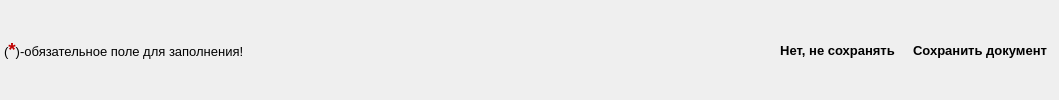
    <widget class="QWidget" name="widget" native="true">
     <property name="sizePolicy">
      <sizepolicy hsizetype="Preferred" vsizetype="Fixed">
       <horstretch>0</horstretch>
       <verstretch>0</verstretch>
      </sizepolicy>
     </property>
     <property name="styleSheet">
      <string notr="true">QWidget#widget
{
	border-top: 1px solid gray;
}</string>
     </property>
     <layout class="QGridLayout" name="gridLayout_3">
      <property name="margin">
       <number>4</number>
      </property>
      <property name="spacing">
       <number>2</number>
      </property>
      <item row="0" column="1">
       <spacer name="horizontalSpacer_2">
        <property name="orientation">
         <enum>Qt::Horizontal</enum>
        </property>
        <property name="sizeHint" stdset="0">
         <size>
          <width>526</width>
          <height>24</height>
         </size>
        </property>
       </spacer>
      </item>
      <item row="0" column="3">
       <widget class="QToolButton" name="tBt_SaveDocument">
        <property name="font">
         <font>
          <pointsize>10</pointsize>
          <weight>75</weight>
          <bold>true</bold>
         </font>
        </property>
        <property name="styleSheet">
         <string notr="true"/>
        </property>
        <property name="text">
         <string>Сохранить документ</string>
        </property>
        <property name="autoRaise">
         <bool>true</bool>
        </property>
       </widget>
      </item>
      <item row="0" column="0">
       <widget class="QLabel" name="label_10">
        <property name="text">
         <string>&lt;!DOCTYPE HTML PUBLIC &quot;-//W3C//DTD HTML 4.0//EN&quot; &quot;http://www.w3.org/TR/REC-html40/strict.dtd&quot;&gt;
&lt;html&gt;&lt;head&gt;&lt;meta name=&quot;qrichtext&quot; content=&quot;1&quot; /&gt;&lt;style type=&quot;text/css&quot;&gt;
p, li { white-space: pre-wrap; }
&lt;/style&gt;&lt;/head&gt;&lt;body style=&quot; font-family:'Droid Sans'; font-size:10pt; font-weight:400; font-style:normal;&quot;&gt;
&lt;p style=&quot; margin-top:0px; margin-bottom:0px; margin-left:0px; margin-right:0px; -qt-block-indent:0; text-indent:0px;&quot;&gt;&lt;span style=&quot; color:#000000;&quot;&gt;(&lt;/span&gt;&lt;span style=&quot; font-size:14pt; font-weight:600; color:#c00000;&quot;&gt;*&lt;/span&gt;&lt;span style=&quot; color:#000000;&quot;&gt;)&lt;/span&gt;&lt;span style=&quot; color:#000000;&quot;&gt;-обязательное поле для заполнения!&lt;/span&gt;&lt;/p&gt;&lt;/body&gt;&lt;/html&gt;</string>
        </property>
       </widget>
      </item>
      <item row="0" column="2">
       <widget class="QToolButton" name="tBt_RejectDocument">
        <property name="font">
         <font>
          <pointsize>10</pointsize>
          <weight>75</weight>
          <bold>true</bold>
         </font>
        </property>
        <property name="text">
         <string>Нет, не сохранять</string>
        </property>
        <property name="autoRaise">
         <bool>true</bool>
        </property>
       </widget>
      </item>
     </layout>
    </widget>
